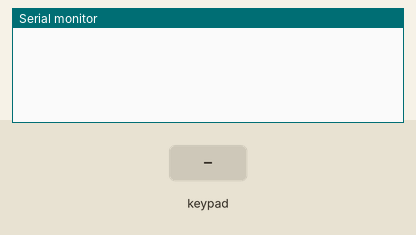
Recording of a program running on a simulated Teensy 3. Shown: the last lines printed to the serial monitor. Wiring (inferred from the names in the program): 4×4 keypad with keys 1 2 3 A 4 5 6 B 7 8 9 C * 0 # D (labels assumed): rows A1, A2, A3, A4; columns pin 11, pin 12, pin 13, A0. Inputs (shaded band) come from the test bench.

Above: at 1.2 s.
1.3 s: key '1' pressed
At 2.5 s:
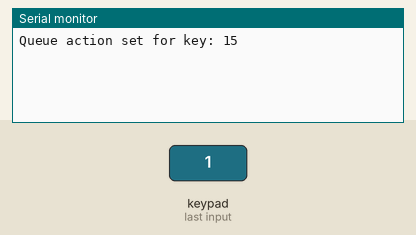
2.8 s: keypad keys 1 2 pressed 0.4 s apart
At 4.2 s:
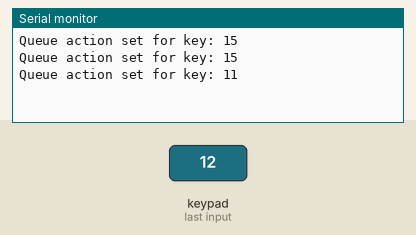
5.1 s: key '3' pressed
At 5.6 s:
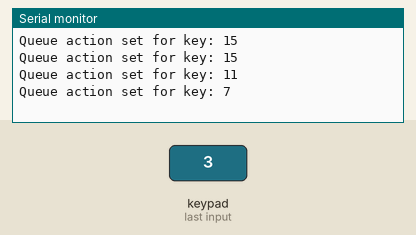
6.6 s: keypad keys 1 2 # pressed 0.4 s apart
At 8.5 s:
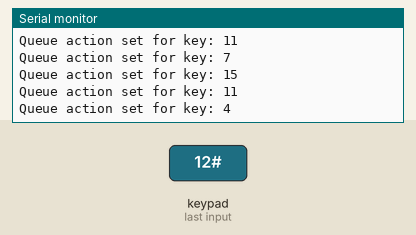
Timing chart, 0 to 10.0 s (numbered marks = the images above; inputs shaded):
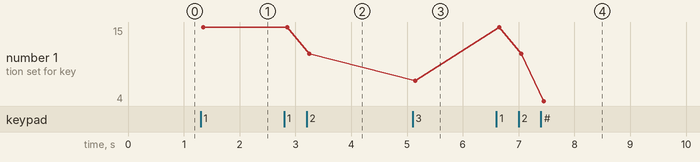

The program:

main.cpp
```cpp
#include <Arduino.h>
#include "../lib/buttons.h"
#include "pins.h"

Button buttonMatrix[48];

void setup()
{
  Serial.begin(9600);

  //pinMode(18, INPUT_PULLUP);
  //pinMode(14, OUTPUT);
  //digitalWrite(14, LOW);

  for (int i = 0; i < 4; i++)
  {
    pinMode(rowPins[i], INPUT_PULLUP);
  }

  for (int i = 0; i < 12; i++)
  {
    pinMode(colPins[i], OUTPUT);
    digitalWrite(colPins[i], HIGH);
  }

}

void loop()
{
  for (int i = 0; i < 12; i++)
  {
    digitalWrite(colPins[i], LOW);

    for (int j = 0; j < 4; j++)
    {
      int pos = (i*4) + j;
      buttonMatrix[pos].setState(!digitalRead(rowPins[j]));
    }

    digitalWrite(colPins[i], HIGH);
  }

  for (int i = 0; i < 48; i++)
  {
    int state = buttonMatrix[i].getState();

    if (state == BUTTON_RISINGEDGE) {
      Serial.print("Queue action set for key: ");
      Serial.println(i);
    }

  }
}
```

pins.h
```cpp
#ifndef PINS_H_
  #define PINS_H_

  #define rowA 18
  #define rowB 17
  #define rowC 16
  #define rowD 15

  #define col1 14
  #define col2 13
  #define col3 12
  #define col4 11
  #define col5 10
  #define col6 9
  #define col7 8
  #define col8 7
  #define col9 6
  #define col10 5
  #define col11 4
  #define col12 3

  const byte rowPins[] = {rowA, rowB, rowC, rowD};
  const byte colPins[] = {col1, col2, col3, col4, col5, col6, col7, col8, col9, col10, col11, col12};

#endif
```

Measured:
- after the input at 1.3 s, the serial monitor: prints a new line after 0.05 s (image 1)
- after the input at 2.8 s, the serial monitor: prints a new line after 0.45 s (image 2)
- after the input at 5.1 s, the serial monitor: prints a new line after 0.05 s (image 3)
- after the input at 6.6 s, the serial monitor: prints a new line after 0.05 s (image 4)
- plotted number 1: 15 → 11 after the input at 2.8 s, 11 → 7 after the input at 5.1 s, 7 → 4 after the input at 6.6 s
